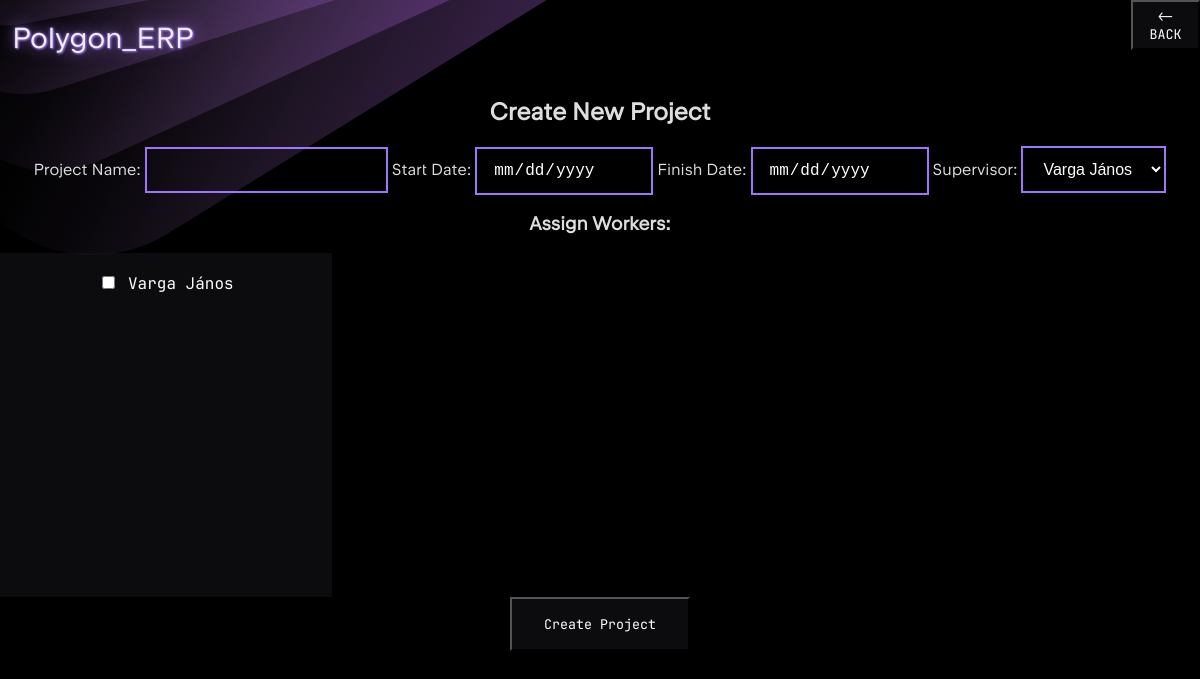
Page /dashboard/projects/create (signed in) on the earlier database version.
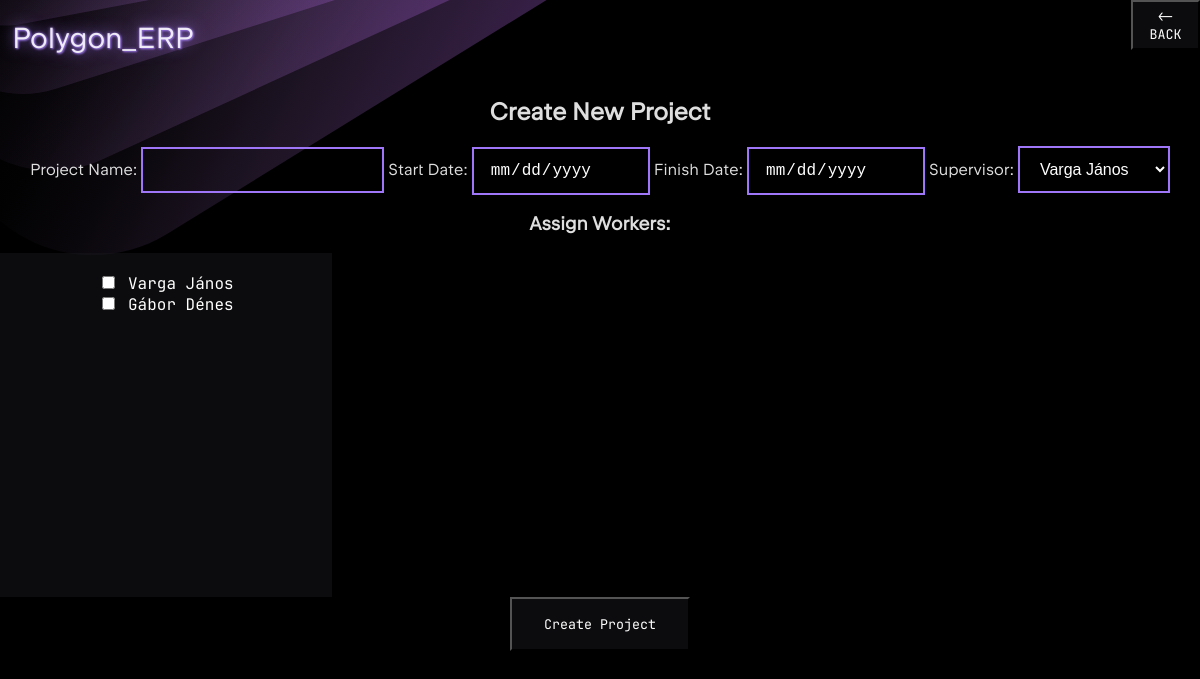
Same page on the later database version.
### polygonerp/models/user.py (models this page shows, shortened)
class User(db.Model):
    id = db.Column(db.Integer, primary_key=True)
    username = db.Column(db.String(80), unique=True, nullable=False)
    password_hash = db.Column(db.String(255), unique = True, nullable=False)
    name = db.Column(db.String(200), nullable=False)
    maiden_name = db.Column(db.String(200), nullable=False)
    mothers_name = db.Column(db.String(200), nullable=False)
    pob = db.Column(db.String(200), nullable=False)
    dob = db.Column(db.String(200), nullable=False)
    address = db.Column(db.String(200), nullable=False)
    tax_num = db.Column(db.String(10), unique=True ,nullable=False)
    taj_number = db.Column(db.String(10), unique=True, nullable=False)
    job_title = db.Column(db.String(200), nullable=False)
    base_pay = db.Column(db.Integer, nullable=False)
    email_address = db.Column(db.String(200), nullable=False)
    is_admin = db.Column(db.Boolean, nullable=False)
    first_login = db.Column(db.Boolean, default=True)

### polygonerp/dashboard_controller.py (the view, shortened to what this page needs)
    def create_project(self):
        all_users = User.query.all()
        return render_template(
            'dashboard/create_project.html',
            supervisors=all_users,
            workers=all_users
        )

### polygonerp/auth_controller.py (called while the page is built)
        def load_logged_in_user(self):
            user_id = session.get('user_id')
            g.user = User.query.filter_by(id=user_id).first() if user_id else None

### polygonerp/utils/utils.py (called while the page is built)
def admin_required(view):
    @functools.wraps(view)
    def wrapped_view(**kwargs):
        if g.user is None or not g.user.is_admin:
            return redirect(url_for('auth.login'))
        return view(**kwargs)
    return wrapped_view

### polygonerp/templates/dashboard/create_project.html (shortened to what this page needs)
{% extends "base.html" %}
{% block content %}
<h2>Create New Project</h2>
<form method="post">
  <label for="name">Project Name:</label>
  <input type="text" name="name" required class="form_inp">
  <label for="start_date">Start Date:</label>
  <input type="date" name="start_date" required class="form_inp">
  <label for="finish_date">Finish Date:</label>
  <input type="date" name="finish_date" required class="form_inp">
  <label for="supervisor_id">Supervisor:</label>
  <select name="supervisor_id" required class="form_inp">
    {% for user in supervisors %}
      <option value="{{ user.id }}">{{ user.name }}</option>
    {% endfor %}
  </select>
<h3>Assign Workers:</h3>
<div class="profile-card">
  {% for user in workers %}
    <div >
      <input type="checkbox" id="worker_{{ user.id }}" name="workers" value="{{ user.id }}">
      <label for="worker_{{ user.id }}">{{ user.name }}</label>
    </div>
  {% endfor %}
      </div>
  <input type="submit" value="Create Project" class="sign_in_button">
</form>
{% endblock %}

Differences in the rows shown:
added User: name "Gábor Dénes"
